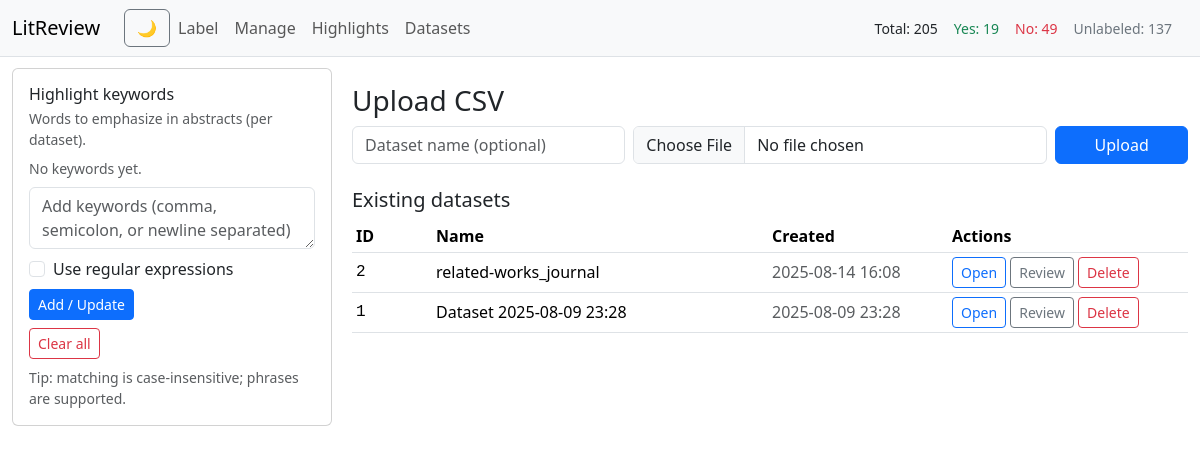
Screenshot of /upload with the database file from the repository.
### app.py (models this page shows)
class Dataset(db.Model):
    __tablename__ = "datasets"
    id = db.Column(db.Integer, primary_key=True)
    name = db.Column(db.String(200), nullable=False)
    created_at = db.Column(db.DateTime, default=dt.datetime.utcnow)
    articles = db.relationship(
        "Article", backref="dataset", lazy=True, cascade="all, delete-orphan"
    )

### app.py (the view, shortened to what this page needs)
@app.route("/upload", methods=["GET", "POST"])
def upload():
    datasets = Dataset.query.order_by(Dataset.created_at.desc()).all()
    return render_template("upload.html", datasets=datasets)

### app.py (called while the page is built)
def get_active_dataset_id() -> Optional[int]:
    dsid = session.get("dataset_id")
    if dsid is None:
        ds = Dataset.query.order_by(Dataset.id.desc()).first()
        return ds.id if ds else None
    return dsid

def counts(dataset_id: int):
    total = (
        db.session.query(func.count(Article.id))
        .filter_by(dataset_id=dataset_id)
        .scalar()
        or 0
    )
    yes = (
        db.session.query(func.count(Article.id))
        .filter_by(dataset_id=dataset_id, label="yes")
        .scalar()
        or 0
    )
    no = (
        db.session.query(func.count(Article.id))
        .filter_by(dataset_id=dataset_id, label="no")
        .scalar()
        or 0
    )
    unlabeled = total - yes - no
    return total, yes, no, unlabeled

def _terms_for_dataset(dsid: Optional[int]) -> List[str]:
    if not dsid:
        return []
    dct = session.get("highlight_terms", {})
    return dct.get(str(dsid), [])

def _regex_flag_for_dataset(dsid: Optional[int]) -> bool:
    if not dsid:
        return False
    dct = session.get("highlight_regex_flags", {})
    return bool(dct.get(str(dsid), False))

@app.context_processor
def inject_nav():
    dsid = get_active_dataset_id()
    datasets = Dataset.query.order_by(Dataset.created_at.desc()).all()
    if dsid:
        total, yes, no, unlabeled = counts(dsid)
    else:
        total = yes = no = unlabeled = 0
    hl_terms = _terms_for_dataset(dsid)
    hl_is_regex = _regex_flag_for_dataset(dsid)
    return {
        "active_dataset_id": dsid,
        "datasets_for_nav": datasets,
        "nav_counts": {"total": total, "yes": yes, "no": no, "unlabeled": unlabeled},
        "highlight_terms": hl_terms,
        "highlight_is_regex": hl_is_regex,
        "highlight_query": ", ".join(hl_terms),
    }

### templates/upload.html
{% extends "base.html" %}
{% block content %}
<h3>Upload CSV</h3>
<form class="mb-4" method="post" enctype="multipart/form-data">
  <div class="row g-2">
    <div class="col-sm-4">
      <input class="form-control" type="text" name="name" placeholder="Dataset name (optional)">
    </div>
    <div class="col-sm-6">
      <input class="form-control" type="file" name="file" accept=".csv" required>
    </div>
    <div class="col-sm-2">
      <button class="btn btn-primary w-100" type="submit">Upload</button>
    </div>
  </div>
</form>
<h5>Existing datasets</h5>
<table class="table table-sm align-middle">
  <thead>
    <tr>
      <th style="width: 80px;">ID</th>
      <th>Name</th>
      <th style="width: 180px;">Created</th>
      <th style="width: 240px;">Actions</th>
    </tr>
  </thead>
  <tbody>
    {% for ds in datasets %}
    <tr>
      <td class="mono">{{ ds.id }}</td>
      <td>{{ ds.name }}</td>
      <td class="text-muted">{{ ds.created_at.strftime('%Y-%m-%d %H:%M') if ds.created_at else '' }}</td>
      <td>
        <a class="btn btn-sm btn-outline-primary" href="{{ url_for('label_next', dataset_id=ds.id) }}">Open</a>
        <a class="btn btn-sm btn-outline-secondary" href="{{ url_for('manage', dataset_id=ds.id) }}">Review</a>
        <form method="post" action="{{ url_for('delete_dataset', dataset_id=ds.id) }}" style="display:inline"
          onsubmit="return confirm('Delete this dataset and all its articles?');">
          <button class="btn btn-sm btn-outline-danger" type="submit">Delete</button>
        </form>
      </td>
    </tr>
    {% else %}
    <tr>
      <td colspan="4" class="text-muted">No datasets yet.</td>
    </tr>
    {% endfor %}
  </tbody>
</table>
{% endblock %}

### templates/base.html (shortened to what this page needs)
<!doctype html>
<html lang="en">
<head>
  <link href="https://cdn.jsdelivr.net/npm/bootstrap@5.3.3/dist/css/bootstrap.min.css" rel="stylesheet">
</head>
<body>
  <nav class="navbar navbar-expand-lg border-bottom fixed-top bg-light navbar-light">
    <div class="container-fluid">
      <a class="navbar-brand" href="{{ url_for('home') }}">LitReview</a>
      <button id="darkModeToggle" class="btn btn-outline-secondary ms-2" title="Toggle dark mode">🌙</button>
      <div class="collapse navbar-collapse" id="topNav">
        <ul class="navbar-nav me-auto mb-2 mb-lg-0">
          {% if active_dataset_id %}
          <li class="nav-item">
            <a class="nav-link" href="{{ url_for('label_next', dataset_id=active_dataset_id) }}">Label</a>
          </li>
          <li class="nav-item">
            <a class="nav-link" href="{{ url_for('manage', dataset_id=active_dataset_id) }}">Manage</a>
          </li>
          <li class="nav-item">
            <a class="nav-link" href="{{ url_for('highlights', dataset_id=active_dataset_id) }}">Highlights</a>
          </li>
          {% endif %}
          <li class="nav-item">
            <a class="nav-link" href="{{ url_for('upload') }}">Datasets</a>
          </li>
        </ul>
        {% if active_dataset_id %}
        <div class="d-none d-lg-flex me-3 small text-nowrap">
          <span class="me-3">Total: <span class="badge-count">{{ nav_counts.total }}</span></span>
          <span class="me-3 text-success">Yes: <span class="badge-count">{{ nav_counts.yes }}</span></span>
          <span class="me-3 text-danger">No: <span class="badge-count">{{ nav_counts.no }}</span></span>
          <span class="text-secondary">Unlabeled: <span class="badge-count">{{ nav_counts.unlabeled }}</span></span>
        </div>
        {% endif %}
      </div>
    </div>
  </nav>
  <div class="container-fluid">
    <div class="layout">
      <aside class="d-none d-lg-block sidebar-sticky" aria-label="Highlight keywords">
        <div class="card">
          <div class="card-body">
            <h6 class="card-title mb-1">Highlight keywords</h6>
            <div class="text-muted small mb-2">Words to emphasize in abstracts (per dataset).</div>
            <div class="mb-2">
              {% if highlight_terms %}
                {% for term in highlight_terms %}
                <form method="post" action="{{ url_for('remove_highlight') }}" class="d-inline">
                  <input type="hidden" name="term" value="{{ term }}">
                  <span class="chip" title="Remove '{{ term }}'">
                    {{ term }}
                    <button type="submit" class="btn-close" aria-label="Remove"></button>
                  </span>
                </form>
                {% endfor %}
              {% else %}
                <div class="text-muted small">No keywords yet.</div>
              {% endif %}
            </div>
            <form method="post" action="{{ url_for('set_highlight') }}" class="mb-2">
              <div class="mb-2">
                <textarea class="form-control" name="keywords" rows="2"
                  placeholder="Add keywords (comma, semicolon, or newline separated)">{{ highlight_query }}</textarea>
              </div>
              <div class="form-check mb-2">
                <input class="form-check-input" type="checkbox" id="kwRegex" name="is_regex" {% if highlight_is_regex %}checked{% endif %}>
                <label class="form-check-label" for="kwRegex">Use regular expressions</label>
              </div>
              <button class="btn btn-sm btn-primary" type="submit">Add / Update</button>
            </form>
            <form method="post" action="{{ url_for('clear_highlight') }}">
              <button class="btn btn-sm btn-outline-danger" type="submit">Clear all</button>
            </form>
            <div class="small text-muted mt-2">
              Tip: matching is case-insensitive; phrases are supported.
            </div>
          </div>
        </div>
      </aside>
      <main class="py-3">
        {% block content %}{% endblock %}
      </main>
    </div>
  </div>
</body>
</html>

### templates/base.html (style rules this page uses)
:root { --max-abs-ch: 98ch; }
body { padding-top: 4.25rem; }
.mono { font-family: ui-monospace, SFMono-Regular, Menlo, Monaco, Consolas, "Liberation Mono", monospace; }
@media (min-width: 992px) { .layout { display:grid; grid-template-columns: 320px 1fr; gap:1.25rem; } }
@media (min-width: 992px) { .sidebar-sticky { position: sticky; top: 5rem; align-self: start; max-height: calc(100vh - 6rem); overflow: auto; } }
.badge-count { font-weight:500; }
.navbar { transition: background-color .2s ease; }

### rows the page displays
Dataset: id "2", name "related-works_journal", created_at "2025-08-14 16:08"
Dataset: id "1", name "Dataset 2025-08-09 23:28", created_at "2025-08-09 23:28"

### other values shown
{{ nav_counts.total }} "205"
{{ nav_counts.yes }} "19"
{{ nav_counts.no }} "49"
{{ nav_counts.unlabeled }} "137"
